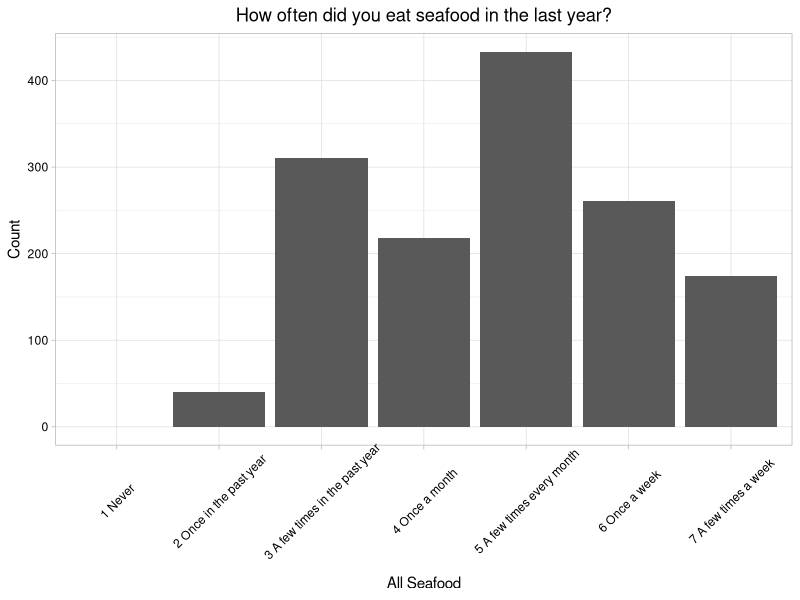

Write the R code that produced this figure. (Note: this script raises an error after producing the figure.)
## ---- chunk 1
# Set global options for R chunks
knitr::opts_chunk$set(echo = FALSE, warning = FALSE, message = FALSE)

# Set your working directory

# Load your packages
library(tidyverse)
library(ggplot2)
library(reshape2)
library(cowplot)

# Set your ggplot theme
mytheme <- theme_light() +
  theme(axis.text = element_text(color = "black"), 
        legend.position = "top",
        plot.title = element_text(hjust=0.4))
theme_set(mytheme)

# Load your datasets
survey.dat <- read.csv("./Data/Raw/AquacultureSurveyData.csv")

## ---- chunk 2
freq.gen <- as.data.frame(table(survey.dat$Frequency_General))
freq.gen <- freq.gen %>% 
  rename(Response = Var1) %>% 
  mutate(Response = as.numeric(Response) + 1)
freq.gen[7,] <- c(1,0)

freq.response.meaning <- c("2 Once in the past year", 
                           "3 A few times in the past year",
                           "4 Once a month",
                           "5 A few times every month",
                           "6 Once a week",
                           "7 A few times a week",
                           "1 Never")
freq.gen$Response <- freq.response.meaning

ggplot(data = freq.gen, aes(x = Response, y = Freq)) +
  geom_bar(stat = "identity") +
  labs(x = "All Seafood", y = "Count", title = "How often did you eat seafood in the last year?") +
  theme(axis.text.x = element_text(angle = 45, vjust = 0.6), 
        plot.title = element_text(hjust=0.5))

## ---- chunk 3
# Selecting the relevant columns from the raw data frame
freq.sp <- select(survey.dat, Frequency_Tuna:Frequency_Oysters)

# Wrangling data for violin plot using pivot_longer
freq.sp.pivot <- freq.sp %>% 
  rename(Tuna = Frequency_Tuna,
         Shrimp = Frequency_Shrimp,
         Salmon = Frequency_Salmon,
         Flounder = Frequency_Flounder,
         BlueCrab = Frequency_BlueCrab,
         Clams = Frequency_Clams,
         Mullet = Frequency_Mullet,
         Oysters = Frequency_Oysters) %>% 
  pivot_longer(Tuna:Oysters, names_to = "Species", values_to = "Response") %>% 
  # Eliminating 0s
  mutate(Response = Response + 1)

freq.pivot.violin <- ggplot() +
  geom_violin(data = freq.sp.pivot, aes(x = Species, y = Response)) +
  geom_point(data = freq.sp.mean, aes(x = Species, y = Mean), size = 3) +
  geom_text(data = freq.sp.mean, aes(x = Species, y = Mean, label = Mean), 
            hjust = -0.5, vjust = -1) +
  labs(title = "How often do you eat certain types of seafood?") + 
  scale_y_continuous(limits = c(1,7), breaks = c(1:7)) +
  theme(plot.title = element_text(hjust=0.5))
freq.pivot.violin

## ---- chunk 4
# Frequency of each response per seafood type
freq.sp.Tuna <- as.data.frame(table(freq.sp$Frequency_Tuna))
freq.sp.Shrimp <- as.data.frame(table(freq.sp$Frequency_Shrimp))
freq.sp.Salmon <- as.data.frame(table(freq.sp$Frequency_Salmon))
freq.sp.Flounder <- as.data.frame(table(freq.sp$Frequency_Flounder))
freq.sp.BlueCrab <- as.data.frame(table(freq.sp$Frequency_BlueCrab))
freq.sp.Clams <- as.data.frame(table(freq.sp$Frequency_Clams))
freq.sp.Mullet <- as.data.frame(table(freq.sp$Frequency_Mullet))
freq.sp.Oysters <- as.data.frame(table(freq.sp$Frequency_Oysters))

# Renaming Response column
freq.response.meaning <- c("1 Never", 
                           "2 Once in the past year", 
                           "3 A few times in the past year",
                           "4 Once a month",
                           "5 A few times every month",
                           "6 Once a week",
                           "7 A few times a week")

freq.sp.Tuna$Var1 <- freq.response.meaning
freq.sp.Shrimp$Var1 <- freq.response.meaning
freq.sp.Salmon$Var1 <- freq.response.meaning
freq.sp.Flounder$Var1 <- freq.response.meaning
freq.sp.BlueCrab$Var1 <- freq.response.meaning
freq.sp.Clams$Var1 <- freq.response.meaning
freq.sp.Mullet$Var1 <- freq.response.meaning
freq.sp.Oysters$Var1 <- freq.response.meaning

# Creating bar plots for each seafood type with consistent axes
freq.Tuna.bar <- ggplot(freq.sp.Tuna, aes(y = Var1, x = Freq)) +
  geom_bar(stat = "identity") +
  labs(y = "Response", x = "Count", title = "Tuna") + 
  scale_x_continuous(limits = c(0, 1200), breaks = c(0, 300, 600, 900, 1200))

freq.Shrimp.bar <- ggplot(freq.sp.Shrimp, aes(y = Var1, x = Freq)) +
  geom_bar(stat = "identity") +
  labs(y = "Response", x = "Count", title = "Shrimp") + 
  scale_x_continuous(limits = c(0, 1200), breaks = c(0, 300, 600, 900, 1200))

freq.Salmon.bar <- ggplot(freq.sp.Salmon, aes(y = Var1, x = Freq)) +
  geom_bar(stat = "identity") +
  labs(y = "Response", x = "Count", title = "Salmon") + 
  scale_x_continuous(limits = c(0, 1200), breaks = c(0, 300, 600, 900, 1200))

freq.Flounder.bar <- ggplot(freq.sp.Flounder, aes(y = Var1, x = Freq)) +
  geom_bar(stat = "identity") +
  labs(y = "Response", x = "Count", title = "Flounder") + 
  scale_x_continuous(limits = c(0, 1200), breaks = c(0, 300, 600, 900, 1200))

freq.BlueCrab.bar <- ggplot(freq.sp.BlueCrab, aes(y = Var1, x = Freq)) +
  geom_bar(stat = "identity") +
  labs(y = "Response", x = "Count", title = "Blue Crab") + 
  scale_x_continuous(limits = c(0, 1200), breaks = c(0, 300, 600, 900, 1200))

freq.Clams.bar <- ggplot(freq.sp.Clams, aes(y = Var1, x = Freq)) +
  geom_bar(stat = "identity") +
  labs(y = "Response", x = "Count", title = "Clams") + 
  scale_x_continuous(limits = c(0, 1200), breaks = c(0, 300, 600, 900, 1200))

freq.Mullet.bar <- ggplot(freq.sp.Mullet, aes(y = Var1, x = Freq)) +
  geom_bar(stat = "identity") +
  labs(y = "Response", x = "Count", title = "Mullet") + 
  scale_x_continuous(limits = c(0, 1200), breaks = c(0, 300, 600, 900, 1200))

freq.Oysters.bar <- ggplot(freq.sp.Oysters, aes(y = Var1, x = Freq)) +
  geom_bar(stat = "identity") +
  labs(y = "Response", x = "Count", title = "Oysters") + 
  scale_x_continuous(limits = c(0, 1200), breaks = c(0, 300, 600, 900, 1200))

# 4x2 plot presentation
plot_grid(freq.Tuna.bar, freq.Shrimp.bar, freq.Salmon.bar, freq.Flounder.bar, freq.BlueCrab.bar, freq.Clams.bar, freq.Mullet.bar, freq.Oysters.bar, ncol = 2)

## ---- chunk 5
# Selecting the relevant columns from the raw data frame
pref.sp <- select(survey.dat, Preference_Tuna:Preference_Oysters)

# Frequency of each response per seafood type
pref.sp.Tuna <- as.data.frame(table(pref.sp$Preference_Tuna))
pref.sp.Shrimp <- as.data.frame(table(pref.sp$Preference_Shrimp))
pref.sp.Salmon <- as.data.frame(table(pref.sp$Preference_Salmon))
pref.sp.Flounder <- as.data.frame(table(pref.sp$Preference_Flounder))
pref.sp.BlueCrab <- as.data.frame(table(pref.sp$Preference_BlueCrab))
pref.sp.Clams <- as.data.frame(table(pref.sp$Preference_Clams))
pref.sp.Mullet <- as.data.frame(table(pref.sp$Preference_Mullet))
pref.sp.Oysters <- as.data.frame(table(pref.sp$Preference_Oysters))

# Renaming Response column and removing option 6 "I don't know"
pref.response.meaning <- c("5 Strongly prefer wild caught", 
                           "4 Slightly prefer wild caught", 
                           "3 No preference",
                           "2 Slightly prefer farmed",
                           "1 Strongly prefer farmed")

pref.sp.Tuna <- pref.sp.Tuna[-c(6),]
pref.sp.Tuna$Var1 <- pref.response.meaning
pref.sp.Shrimp <- pref.sp.Shrimp[-c(6),]
pref.sp.Shrimp$Var1 <- pref.response.meaning
pref.sp.Salmon <- pref.sp.Salmon[-c(6),]
pref.sp.Salmon$Var1 <- pref.response.meaning
pref.sp.Flounder <- pref.sp.Flounder[-c(6),]
pref.sp.Flounder$Var1 <- pref.response.meaning
pref.sp.BlueCrab <- pref.sp.BlueCrab[-c(6),]
pref.sp.BlueCrab$Var1 <- pref.response.meaning
pref.sp.Clams <- pref.sp.Clams[-c(6),]
pref.sp.Clams$Var1 <- pref.response.meaning
pref.sp.Mullet <- pref.sp.Mullet[-c(6),]
pref.sp.Mullet$Var1 <- pref.response.meaning
pref.sp.Oysters <- pref.sp.Oysters[-c(6),]
pref.sp.Oysters$Var1 <- pref.response.meaning

# Creating bar plots for each seafood type with consistent axes
pref.Tuna.bar <- ggplot(pref.sp.Tuna, aes(y = Var1, x = Freq)) +
  geom_bar(stat = "identity") +
  labs(y = "Response", x = "Count", title = "Tuna") + 
  scale_x_continuous(limits = c(0, 700), breaks = c(0, 200, 400, 600))

pref.Shrimp.bar <- ggplot(pref.sp.Shrimp, aes(y = Var1, x = Freq)) +
  geom_bar(stat = "identity") +
  labs(y = "Response", x = "Count", title = "Shrimp") + 
  scale_x_continuous(limits = c(0, 700), breaks = c(0, 200, 400, 600))

pref.Salmon.bar <- ggplot(pref.sp.Salmon, aes(y = Var1, x = Freq)) +
  geom_bar(stat = "identity") +
  labs(y = "Response", x = "Count", title = "Salmon") + 
  scale_x_continuous(limits = c(0, 700), breaks = c(0, 200, 400, 600))

pref.Flounder.bar <- ggplot(pref.sp.Flounder, aes(y = Var1, x = Freq)) +
  geom_bar(stat = "identity") +
  labs(y = "Response", x = "Count", title = "Flounder") + 
  scale_x_continuous(limits = c(0, 700), breaks = c(0, 200, 400, 600))

pref.BlueCrab.bar <- ggplot(pref.sp.BlueCrab, aes(y = Var1, x = Freq)) +
  geom_bar(stat = "identity") +
  labs(y = "Response", x = "Count", title = "Blue Crab") + 
  scale_x_continuous(limits = c(0, 700), breaks = c(0, 200, 400, 600))

pref.Clams.bar <- ggplot(pref.sp.Clams, aes(y = Var1, x = Freq)) +
  geom_bar(stat = "identity") +
  labs(y = "Response", x = "Count", title = "Clams") + 
  scale_x_continuous(limits = c(0, 700), breaks = c(0, 200, 400, 600))

pref.Mullet.bar <- ggplot(pref.sp.Mullet, aes(y = Var1, x = Freq)) +
  geom_bar(stat = "identity") +
  labs(y = "Response", x = "Count", title = "Mullet") + 
  scale_x_continuous(limits = c(0, 700), breaks = c(0, 200, 400, 600))

pref.Oysters.bar <- ggplot(pref.sp.Oysters, aes(y = Var1, x = Freq)) +
  geom_bar(stat = "identity") +
  labs(y = "Response", x = "Count", title = "Oysters") + 
  scale_x_continuous(limits = c(0, 700), breaks = c(0, 200, 400, 600))

# 4x2 plot presentation
plot_grid(pref.Tuna.bar, pref.Shrimp.bar, pref.Salmon.bar, pref.Flounder.bar, pref.BlueCrab.bar, pref.Clams.bar, pref.Mullet.bar, pref.Oysters.bar, ncol = 2)
## ---- chunk 6
# Selecting the relevant columns from the raw data frame
qual.sp <- select(survey.dat, Qualities_Healthy:Qualities_Fresh)

# Frequency of each response per quality
qual.sp.Healthy <- as.data.frame(table(qual.sp$Qualities_Healthy))
qual.sp.Local <- as.data.frame(table(qual.sp$Qualities_Local))
qual.sp.Safe <- as.data.frame(table(qual.sp$Qualities_Safe))
qual.sp.Local_Economies <- as.data.frame(table(qual.sp$Qualities_Local_Economies))
qual.sp.Tasty <- as.data.frame(table(qual.sp$Qualities_Tasty))
qual.sp.Affordable <- as.data.frame(table(qual.sp$Qualities_Affordable))
qual.sp.Local_Culture <- as.data.frame(table(qual.sp$Qualities_Local_Culture))
qual.sp.Sustainable <- as.data.frame(table(qual.sp$Qualities_Sustainable))
qual.sp.Easy_Access <- as.data.frame(table(qual.sp$Qualities_Easy_Access))
qual.sp.Local_Environments <- as.data.frame(table(qual.sp$Qualities_Local_Environments))
qual.sp.Fresh <- as.data.frame(table(qual.sp$Qualities_Fresh))

# Renaming Response column and removing option 5 "I don't know"
qual.response.meaning <- c("4 More associated with wild caught", 
                           "3 Equally associated", 
                           "2 More associated with farmed",
                           "1 Associated w/ neither")

qual.sp.Healthy <- qual.sp.Healthy[-c(5),]
qual.sp.Healthy$Var1 <- qual.response.meaning
qual.sp.Local <- qual.sp.Local[-c(5),]
qual.sp.Local$Var1 <- qual.response.meaning
qual.sp.Safe <- qual.sp.Safe[-c(5),]
qual.sp.Safe$Var1 <- qual.response.meaning
qual.sp.Local_Economies <- qual.sp.Local_Economies[-c(5),]
qual.sp.Local_Economies$Var1 <- qual.response.meaning
qual.sp.Tasty <- qual.sp.Tasty[-c(5),]
qual.sp.Tasty$Var1 <- qual.response.meaning
qual.sp.Affordable <- qual.sp.Affordable[-c(5),]
qual.sp.Affordable$Var1 <- qual.response.meaning
qual.sp.Local_Culture <- qual.sp.Local_Culture[-c(5),]
qual.sp.Local_Culture$Var1 <- qual.response.meaning
qual.sp.Sustainable <- qual.sp.Sustainable[-c(5),]
qual.sp.Sustainable$Var1 <- qual.response.meaning
qual.sp.Easy_Access <- qual.sp.Easy_Access[-c(5),]
qual.sp.Easy_Access$Var1 <- qual.response.meaning
qual.sp.Local_Environments <- qual.sp.Local_Environments[-c(5),]
qual.sp.Local_Environments$Var1 <- qual.response.meaning
qual.sp.Fresh <- qual.sp.Fresh[-c(5),]
qual.sp.Fresh$Var1 <- qual.response.meaning

# Creating bar plots for each quality with consistent axes
qual.Healthy.bar <- ggplot(qual.sp.Healthy, aes(y = Var1, x = Freq)) +
  geom_bar(stat = "identity") +
  labs(y = "Response", x = "Count", title = "Healthy") + 
  scale_x_continuous(limits = c(0, 800), breaks = c(0, 400, 800))

qual.Local.bar <- ggplot(qual.sp.Local, aes(y = Var1, x = Freq)) +
  geom_bar(stat = "identity") +
  labs(y = "Response", x = "Count", title = "Local") + 
  scale_x_continuous(limits = c(0, 800), breaks = c(0, 400, 800))

qual.Safe.bar <- ggplot(qual.sp.Safe, aes(y = Var1, x = Freq)) +
  geom_bar(stat = "identity") +
  labs(y = "Response", x = "Count", title = "Safe") + 
  scale_x_continuous(limits = c(0, 800), breaks = c(0, 400, 800))

qual.Local_Economies.bar <- ggplot(qual.sp.Local_Economies, aes(y = Var1, x = Freq)) +
  geom_bar(stat = "identity") +
  labs(y = "Response", x = "Count", title = "Local Economies") + 
  scale_x_continuous(limits = c(0, 800), breaks = c(0, 400, 800))

qual.Tasty.bar <- ggplot(qual.sp.Tasty, aes(y = Var1, x = Freq)) +
  geom_bar(stat = "identity") +
  labs(y = "Response", x = "Count", title = "Tasty") + 
  scale_x_continuous(limits = c(0, 800), breaks = c(0, 400, 800))

qual.Affordable.bar <- ggplot(qual.sp.Affordable, aes(y = Var1, x = Freq)) +
  geom_bar(stat = "identity") +
  labs(y = "Response", x = "Count", title = "Affordable") + 
  scale_x_continuous(limits = c(0, 800), breaks = c(0, 400, 800))

qual.Local_Culture.bar <- ggplot(qual.sp.Local_Culture, aes(y = Var1, x = Freq)) +
  geom_bar(stat = "identity") +
  labs(y = "Response", x = "Count", title = "Local Culture") + 
  scale_x_continuous(limits = c(0, 800), breaks = c(0, 400, 800))

qual.Sustainable.bar <- ggplot(qual.sp.Sustainable, aes(y = Var1, x = Freq)) +
  geom_bar(stat = "identity") +
  labs(y = "Response", x = "Count", title = "Sustainable") + 
  scale_x_continuous(limits = c(0, 800), breaks = c(0, 400, 800))

qual.Easy_Access.bar <- ggplot(qual.sp.Easy_Access, aes(y = Var1, x = Freq)) +
  geom_bar(stat = "identity") +
  labs(y = "Response", x = "Count", title = "Easy Access") + 
  scale_x_continuous(limits = c(0, 800), breaks = c(0, 400, 800))

qual.Local_Environments.bar <- ggplot(qual.sp.Local_Environments, aes(y = Var1, x = Freq)) +
  geom_bar(stat = "identity") +
  labs(y = "Response", x = "Count", title = "Local Environments") + 
  scale_x_continuous(limits = c(0, 800), breaks = c(0, 400, 800))

qual.Fresh.bar <- ggplot(qual.sp.Fresh, aes(y = Var1, x = Freq)) +
  geom_bar(stat = "identity") +
  labs(y = "Response", x = "Count", title = "Fresh") + 
  scale_x_continuous(limits = c(0, 800), breaks = c(0, 400, 800))

# 6x2 plot presentation
plot_grid(qual.Tasty.bar, qual.Fresh.bar, qual.Healthy.bar, qual.Safe.bar, qual.Sustainable.bar, qual.Affordable.bar, qual.Easy_Access.bar, qual.Local.bar, qual.Local_Culture.bar, qual.Local_Economies.bar, qual.Local_Environments.bar, ncol = 2)
## ---- chunk 7
importance <- survey.dat %>% 
  select(Importance_Health:Importance_Fresh, Age_corrected, Education, Political_Party) %>% 
   rename(Health = Importance_Health,
         Local = Importance_Local,
         Safe = Importance_Safe,
         Economies = Importance_Local_Economies,
         Tasty = Importance_Tasty,
         Affordable = Importance_Affordable,
         Culture = Importance_Local_Culture,
         Sustainable = Importance_Sustainable,
         Accessibility = Importance_Easy_Access,
         Environment = Importance_Local_Environments,
         Fresh = Importance_Fresh,
         Age = Age_corrected)

columnnames <- c("Age", "Education", "Political_Party")
importance[columnnames] <- lapply(importance[columnnames], factor)

import.summary <- importance %>% 
  summarize(Health = mean(Health),
            Local = mean(Local),
            Safe = mean(Safe),
            Economies = mean(Economies),
            Tasty = mean(Tasty),
            Affordable = mean(Affordable),
            Culture = mean(Culture),
            Sustainable = mean(Sustainable),
            Accessible = mean(Accessibility),
            Environment = mean(Environment),
            Fresh = mean(Fresh)) %>% 
  pivot_longer(Health:Fresh, names_to = "Value", values_to = "Mean")

ggplot(import.summary, aes(x = Value, y = Mean)) +
  geom_point(size = 3) +
  scale_y_continuous(limits = c(1,5)) +
  theme(axis.text.x = element_text(angle = 45, vjust = 0.65), 
        plot.title = element_text(hjust=0.5)) +
  labs(title = "Relative Importance of Values Associated with Seafood", 
       y = "Relative Importance (mean)", 
       x = "Values")
## ---- chunk 8
# Creating separate dataframes per variable to eliminate unwanted rows
demo.age <- importance %>% 
  filter(Age != 8)

demo.ed <- importance %>% 
  filter(Education != 8)

demo.party <- importance %>% 
  filter(Political_Party == 1 | Political_Party == 2)
## ---- chunk 9
fresh.lm.age <- lm(data = demo.age, Fresh ~ Age)
summary(fresh.lm.age) 

fresh.lm.education <- lm(data = demo.ed, Fresh ~ Education)
summary(fresh.lm.education)

fresh.lm.political <- lm(data = demo.party, Fresh ~ Political_Party)
summary(fresh.lm.political)
## ---- chunk 10
local.lm.age <- lm(data = demo.age, Local ~ Age)
summary(local.lm.age) #age 6 cares slightly more

local.lm.education <- lm(data = demo.ed, Local ~ Education)
summary(local.lm.education) # ed3 significant

local.lm.political <- lm(data = demo.party, Local ~ Political_Party)
summary(local.lm.political) # no significance
## ---- chunk 11
tasty.lm.age <- lm(data = demo.age, Tasty ~ Age)
summary(tasty.lm.age) #age 6 cares slightly more

tasty.lm.education <- lm(data = demo.ed, Tasty ~ Education)
summary(tasty.lm.education) # ed3 significant

tasty.lm.political <- lm(data = demo.party, Tasty ~ Political_Party)
summary(tasty.lm.political) # no significance
## ---- chunk 12
health.lm.age <- lm(data = demo.age, Health ~ Age)
summary(health.lm.age) #age 6 cares slightly more

health.lm.education <- lm(data = demo.ed, Health ~ Education)
summary(health.lm.education) # ed3 significant

health.lm.political <- lm(data = demo.party, Health ~ Political_Party)
summary(health.lm.political) # no significance
